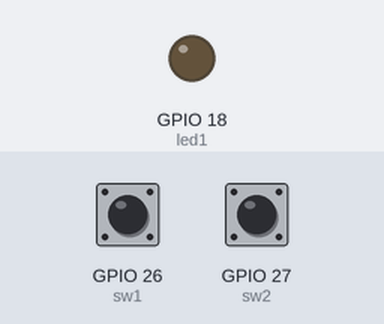
A sketch run on a simulated ESP32. On the bench: output pins drawn as LEDs (lit = HIGH). Dashed ring = blinking. The test bench sets the inputs (shaded band); at power-on: GPIO 26 (sw1) HIGH, GPIO 27 (sw2) HIGH.

Above: at 1.2 s.
1.3 s: GPIO 26 (sw1) pulled LOW for 0.15 s
At 1.6 s:
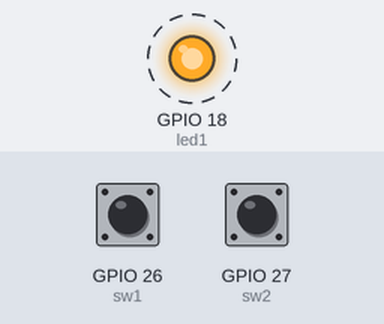
4.3 s: GPIO 27 (sw2) pulled LOW for 0.15 s
At 5.4 s:
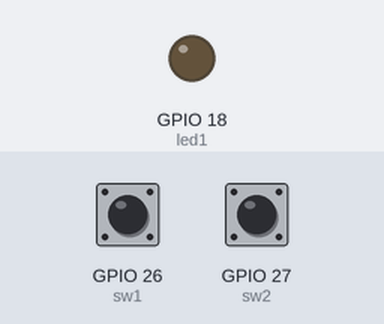
5.9 s: GPIO 26 (sw1) pulled LOW for 1 s
At 8.8 s:
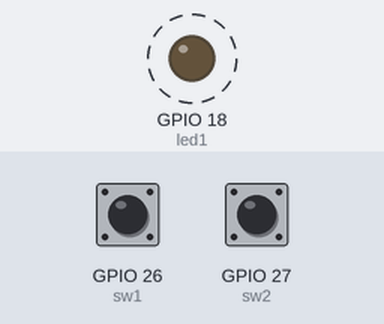
8.9 s: GPIO 27 (sw2) pulled LOW for 1 s
At 9.8 s:
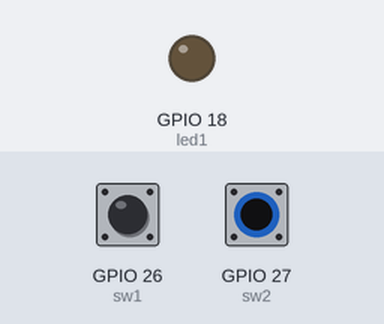
Timing chart, 0 to 11.9 s (numbered marks = the images above; inputs shaded):
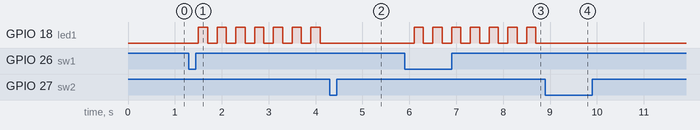

The sketch:

2.ino
```cpp
hw_timer_t * timer = NULL;

const int led1 = 18;
const int sw1 = 26;
const int sw2 = 27;

volatile int cnt;

portMUX_TYPE timerMux = portMUX_INITIALIZER_UNLOCKED;

void onTimer() {
  portENTER_CRITICAL_ISR(&timerMux);
  digitalWrite(led1, !digitalRead(led1));
  portEXIT_CRITICAL_ISR(&timerMux);
}

void IRAM_ATTR sw1_press()
{
  timerAttachInterrupt(timer, &onTimer);
  timerAlarm(timer, 200000,true,0);
}

void IRAM_ATTR sw2_press()
{
  timerDetachInterrupt(timer);
  digitalWrite(led1, LOW);
  cnt++;

}

void setup() {
  Serial.begin(115200);
  timer = timerBegin(1000000);

  pinMode(led1, OUTPUT);
  pinMode(sw1, INPUT_PULLUP);
  attachInterrupt(sw1, sw1_press, FALLING);

  pinMode(sw2, INPUT_PULLUP);
  attachInterrupt(sw2, sw2_press, FALLING);


}

void loop() {
  if (cnt >= 3){
    Serial.println("Timer Interrupt abort 3 times!!");
    Serial.println("ESP Restart....\n\n");
    ESP.restart();
  }
}
```

Measured:
- after the input at 1.3 s, GPIO 18 (led1): alternates HIGH for 0.20 s and LOW for 0.20 s, starting after 0.20 s
- after the input at 4.3 s, GPIO 18 (led1): stops changing and stays LOW
- after the input at 5.9 s, GPIO 18 (led1): alternates HIGH for 0.20 s and LOW for 0.20 s, starting after 0.20 s
- after the input at 8.9 s, GPIO 18 (led1): stops changing and stays LOW
